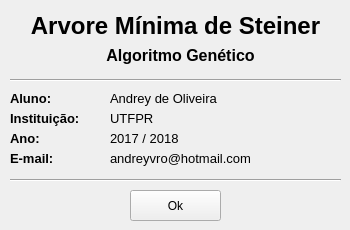
<?xml version="1.0" encoding="UTF-8"?>
<ui version="4.0">
 <class>Sobre</class>
 <widget class="QWidget" name="Sobre">
  <property name="windowModality">
   <enum>Qt::ApplicationModal</enum>
  </property>
  <property name="geometry">
   <rect>
    <x>0</x>
    <y>0</y>
    <width>350</width>
    <height>230</height>
   </rect>
  </property>
  <property name="sizePolicy">
   <sizepolicy hsizetype="Fixed" vsizetype="Fixed">
    <horstretch>0</horstretch>
    <verstretch>0</verstretch>
   </sizepolicy>
  </property>
  <property name="minimumSize">
   <size>
    <width>0</width>
    <height>0</height>
   </size>
  </property>
  <property name="maximumSize">
   <size>
    <width>400</width>
    <height>400</height>
   </size>
  </property>
  <property name="windowTitle">
   <string>Sobre</string>
  </property>
  <widget class="QLabel" name="label">
   <property name="geometry">
    <rect>
     <x>0</x>
     <y>0</y>
     <width>351</width>
     <height>51</height>
    </rect>
   </property>
   <property name="font">
    <font>
     <pointsize>18</pointsize>
     <weight>75</weight>
     <bold>true</bold>
    </font>
   </property>
   <property name="text">
    <string>Arvore Mínima de Steiner</string>
   </property>
   <property name="alignment">
    <set>Qt::AlignCenter</set>
   </property>
  </widget>
  <widget class="QLabel" name="label_2">
   <property name="geometry">
    <rect>
     <x>0</x>
     <y>30</y>
     <width>361</width>
     <height>51</height>
    </rect>
   </property>
   <property name="font">
    <font>
     <pointsize>12</pointsize>
     <weight>75</weight>
     <bold>true</bold>
    </font>
   </property>
   <property name="text">
    <string>Algoritmo Genético</string>
   </property>
   <property name="alignment">
    <set>Qt::AlignCenter</set>
   </property>
  </widget>
  <widget class="QLabel" name="label_3">
   <property name="geometry">
    <rect>
     <x>10</x>
     <y>90</y>
     <width>91</width>
     <height>16</height>
    </rect>
   </property>
   <property name="font">
    <font>
     <pointsize>10</pointsize>
     <weight>75</weight>
     <bold>true</bold>
    </font>
   </property>
   <property name="text">
    <string>Aluno:</string>
   </property>
  </widget>
  <widget class="Line" name="line">
   <property name="geometry">
    <rect>
     <x>10</x>
     <y>70</y>
     <width>331</width>
     <height>20</height>
    </rect>
   </property>
   <property name="orientation">
    <enum>Qt::Horizontal</enum>
   </property>
  </widget>
  <widget class="QLabel" name="label_4">
   <property name="geometry">
    <rect>
     <x>10</x>
     <y>110</y>
     <width>91</width>
     <height>16</height>
    </rect>
   </property>
   <property name="font">
    <font>
     <pointsize>10</pointsize>
     <weight>75</weight>
     <bold>true</bold>
    </font>
   </property>
   <property name="text">
    <string>Instituição:</string>
   </property>
  </widget>
  <widget class="QLabel" name="label_5">
   <property name="geometry">
    <rect>
     <x>10</x>
     <y>130</y>
     <width>91</width>
     <height>16</height>
    </rect>
   </property>
   <property name="font">
    <font>
     <pointsize>10</pointsize>
     <weight>75</weight>
     <bold>true</bold>
    </font>
   </property>
   <property name="text">
    <string>Ano:</string>
   </property>
  </widget>
  <widget class="QPushButton" name="btn_ok">
   <property name="geometry">
    <rect>
     <x>130</x>
     <y>190</y>
     <width>91</width>
     <height>31</height>
    </rect>
   </property>
   <property name="text">
    <string>Ok</string>
   </property>
  </widget>
  <widget class="QLabel" name="label_6">
   <property name="geometry">
    <rect>
     <x>110</x>
     <y>90</y>
     <width>151</width>
     <height>16</height>
    </rect>
   </property>
   <property name="font">
    <font>
     <pointsize>10</pointsize>
     <weight>50</weight>
     <bold>false</bold>
    </font>
   </property>
   <property name="text">
    <string>Andrey de Oliveira</string>
   </property>
  </widget>
  <widget class="QLabel" name="label_7">
   <property name="geometry">
    <rect>
     <x>110</x>
     <y>110</y>
     <width>151</width>
     <height>16</height>
    </rect>
   </property>
   <property name="font">
    <font>
     <pointsize>10</pointsize>
     <weight>50</weight>
     <bold>false</bold>
    </font>
   </property>
   <property name="text">
    <string>UTFPR</string>
   </property>
  </widget>
  <widget class="QLabel" name="label_8">
   <property name="geometry">
    <rect>
     <x>110</x>
     <y>130</y>
     <width>151</width>
     <height>16</height>
    </rect>
   </property>
   <property name="font">
    <font>
     <pointsize>10</pointsize>
     <weight>50</weight>
     <bold>false</bold>
    </font>
   </property>
   <property name="text">
    <string>2017 / 2018</string>
   </property>
  </widget>
  <widget class="Line" name="line_2">
   <property name="geometry">
    <rect>
     <x>10</x>
     <y>170</y>
     <width>331</width>
     <height>20</height>
    </rect>
   </property>
   <property name="orientation">
    <enum>Qt::Horizontal</enum>
   </property>
  </widget>
  <widget class="QLabel" name="label_9">
   <property name="geometry">
    <rect>
     <x>10</x>
     <y>150</y>
     <width>91</width>
     <height>16</height>
    </rect>
   </property>
   <property name="font">
    <font>
     <pointsize>10</pointsize>
     <weight>75</weight>
     <bold>true</bold>
    </font>
   </property>
   <property name="text">
    <string>E-mail:</string>
   </property>
  </widget>
  <widget class="QLabel" name="label_10">
   <property name="geometry">
    <rect>
     <x>110</x>
     <y>150</y>
     <width>221</width>
     <height>16</height>
    </rect>
   </property>
   <property name="font">
    <font>
     <pointsize>10</pointsize>
     <weight>50</weight>
     <bold>false</bold>
    </font>
   </property>
   <property name="text">
    <string>andreyvro@hotmail.com</string>
   </property>
  </widget>
 </widget>
 <resources/>
 <connections/>
</ui>
